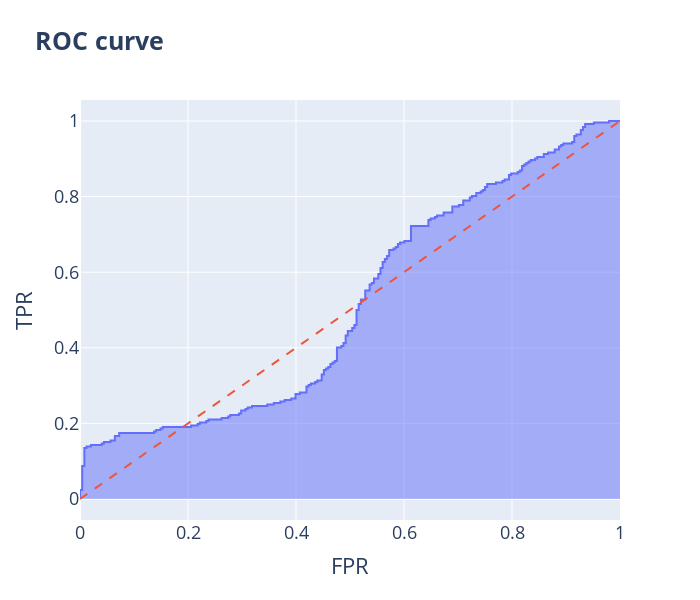

Notebook source saved alongside this figure:
### Code cell
from metrics import roc_curve_plot, auc_roc
y_prob = model(x).detach().cpu().numpy().flatten()
print(f'AUC-ROC: {auc_roc(y, y_prob)}')
roc_curve_plot(y, y_prob, fill=True)

### Figure 1 — Plotly figure (JSON) as saved in the notebook; plotly's stock layout.template omitted (floating-point values rounded to 4 significant figures; data arrays with more than 128 entries replaced by an {"elided": "..."} marker saying what was removed)
{"data": [{"fillpattern": {"shape": ""}, "hovertemplate": "FPR=%{x}<br>TPR=%{y}<extra></extra>", "legendgroup": "", "line": {"color": "#636efa"}, "marker": {"symbol": "circle"}, "mode": "lines", "name": "", "orientation": "v", "showlegend": false, "stackgroup": "1", "x": {"elided": "500 float values"}, "xaxis": "x", "y": {"elided": "500 float values"}, "yaxis": "y", "type": "scatter"}, {"line": {"dash": "dash"}, "mode": "lines", "showlegend": false, "x": [0, 1], "y": [0, 1], "type": "scatter"}], "layout": {"xaxis": {"anchor": "y", "domain": [0.0, 1.0], "title": {"text": "FPR"}}, "yaxis": {"anchor": "x", "domain": [0.0, 1.0], "title": {"text": "TPR"}}, "legend": {"tracegroupgap": 0}, "title": {"text": "<b>ROC curve</b>"}, "font": {"size": 18}, "autosize": false, "width": 700, "height": 600}}
